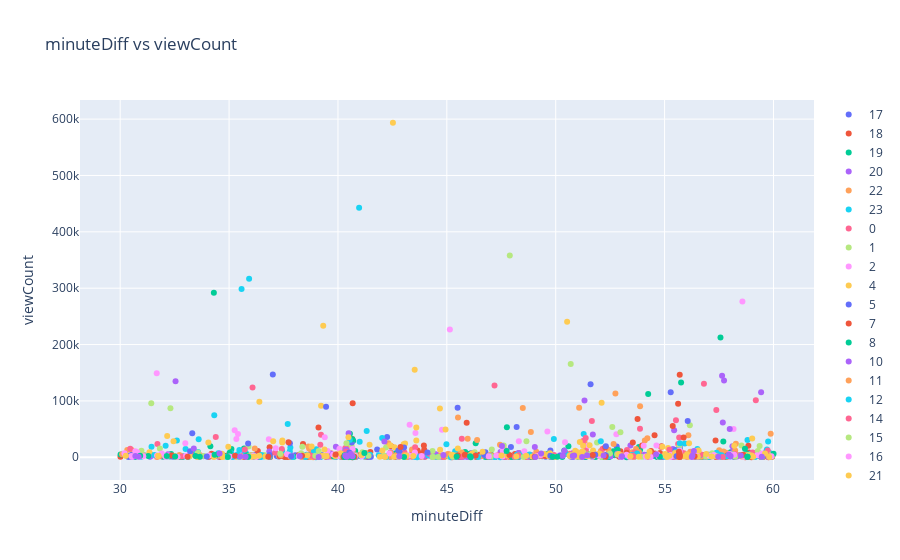

Write notebook code for a chart like this one.
### Code cell
# 投稿したhourごとに分布の変化があるのか見る using plotly scatter plot
import plotly.graph_objects as go

fig = go.Figure()
hour_list = list(map(str, youtube_view_count_df["hour"].unique()))
for hour in hour_list:
    df = youtube_view_count_df[youtube_view_count_df["hour"] == int(hour)]
    fig.add_trace(go.Scatter(x=df["minuteDiff"], y=df["viewCount"], mode="markers", name=hour))
fig.update_layout(title="minuteDiff vs viewCount", xaxis_title="minuteDiff", yaxis_title="viewCount")
fig.show()
